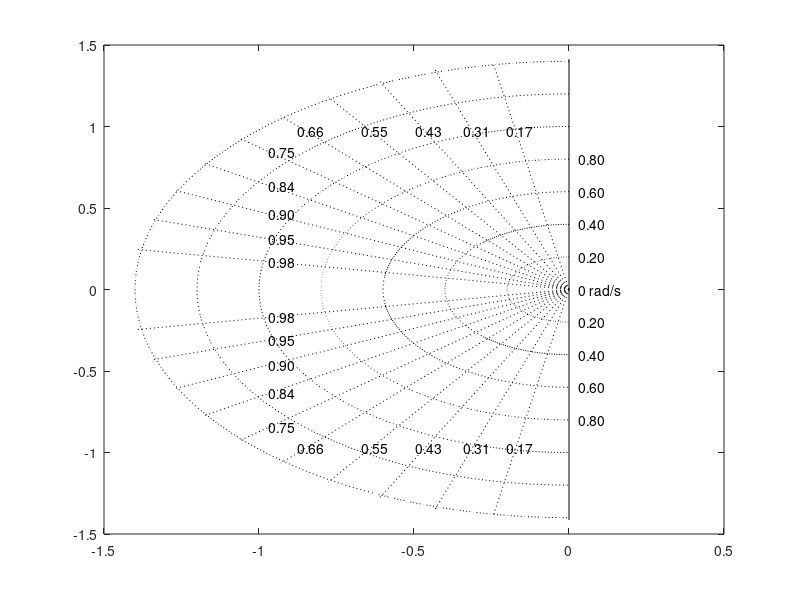

The MATLAB source for this figure: (Note: this script raises an error after producing the figure.)
%this is orginal model from AVL
%%-----Rohith M------%%
%%-----8/11/2017-----%%
clear all
close all
clc
A=[-0.0675	0.2851	0.1178	-9.8;
-1.3621	-4.2106	13.8249	0;
-0.0163	-1.2518	-4.0074	0;
0	0	1	0]
B=[	-0.446E-02;
	-0.1307;
	-0.6659;
	0]
C=[0 0 0 0;
    0 0 0 0;
    0 0 0 0;
    0 0 0 1]
D=[0;0;0;0]
sys_ss = ss(A,B,C,D);
G=tf(sys_ss)
%define variables to pull out values from G .fpr example R=G(4)
%plot the root locus
figure(1)
sgrid on;
rlocus(G(4));
title('longitudinal dynamics, G(s), Root Locus')
print('-dpng','-r300','PlantRL')
[yStepG, tStepG] = step(G(4));
%plot the step response
figure(2)
plot(tStepG,yStepG)
grid on
title('Plant Step Response','FontSize',16)
xlabel('Time, sec','FontSize',14)
ylabel('\delta\theta, rads','FontSize',14)

%obtain eigen values of state matrix
[V,Gam]=eig(A)
